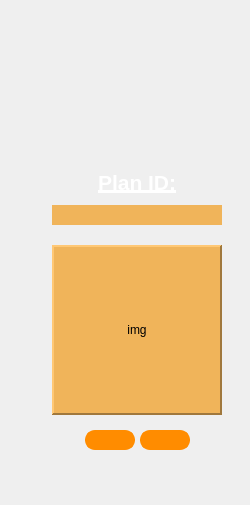
               <widget class="QFrame" name="frame_14">
                <property name="minimumSize">
                 <size>
                  <width>250</width>
                  <height>0</height>
                 </size>
                </property>
                <property name="maximumSize">
                 <size>
                  <width>200</width>
                  <height>16777215</height>
                 </size>
                </property>
                <property name="frameShape">
                 <enum>QFrame::NoFrame</enum>
                </property>
                <property name="frameShadow">
                 <enum>QFrame::Raised</enum>
                </property>
                <layout class="QVBoxLayout" name="verticalLayout_4">
                 <property name="spacing">
                  <number>0</number>
                 </property>
                 <property name="leftMargin">
                  <number>30</number>
                 </property>
                 <property name="topMargin">
                  <number>150</number>
                 </property>
                 <property name="rightMargin">
                  <number>5</number>
                 </property>
                 <property name="bottomMargin">
                  <number>0</number>
                 </property>
                 <item>
                  <widget class="QFrame" name="frame_23">
                   <property name="minimumSize">
                    <size>
                     <width>170</width>
                     <height>0</height>
                    </size>
                   </property>
                   <property name="maximumSize">
                    <size>
                     <width>16777215</width>
                     <height>16777215</height>
                    </size>
                   </property>
                   <property name="frameShape">
                    <enum>QFrame::NoFrame</enum>
                   </property>
                   <property name="frameShadow">
                    <enum>QFrame::Raised</enum>
                   </property>
                   <layout class="QVBoxLayout" name="verticalLayout_6">
                    <property name="spacing">
                     <number>10</number>
                    </property>
                    <property name="leftMargin">
                     <number>0</number>
                    </property>
                    <property name="topMargin">
                     <number>20</number>
                    </property>
                    <property name="rightMargin">
                     <number>0</number>
                    </property>
                    <property name="bottomMargin">
                     <number>20</number>
                    </property>
                    <item alignment="Qt::AlignHCenter">
                     <widget class="QLabel" name="label_23">
                      <property name="font">
                       <font>
                        <pointsize>16</pointsize>
                        <bold>true</bold>
                        <underline>true</underline>
                       </font>
                      </property>
                      <property name="styleSheet">
                       <string notr="true">color: rgb(255, 255, 255);</string>
                      </property>
                      <property name="text">
                       <string>Plan ID:</string>
                      </property>
                     </widget>
                    </item>
                    <item alignment="Qt::AlignHCenter">
                     <widget class="QLineEdit" name="line_planID">
                      <property name="sizePolicy">
                       <sizepolicy hsizetype="Preferred" vsizetype="Preferred">
                        <horstretch>0</horstretch>
                        <verstretch>0</verstretch>
                       </sizepolicy>
                      </property>
                      <property name="minimumSize">
                       <size>
                        <width>170</width>
                        <height>0</height>
                       </size>
                      </property>
                      <property name="maximumSize">
                       <size>
                        <width>200</width>
                        <height>16777215</height>
                       </size>
                      </property>
                      <property name="font">
                       <font>
                        <pointsize>11</pointsize>
                       </font>
                      </property>
                      <property name="styleSheet">
                       <string notr="true">background-color: rgb(240, 180, 90);</string>
                      </property>
                      <property name="frame">
                       <bool>false</bool>
                      </property>
                      <property name="cursorPosition">
                       <number>0</number>
                      </property>
                      <property name="alignment">
                       <set>Qt::AlignCenter</set>
                      </property>
                     </widget>
                    </item>
                   </layout>
                  </widget>
                 </item>
                 <item>
                  <widget class="QFrame" name="frame_24">
                   <property name="frameShape">
                    <enum>QFrame::NoFrame</enum>
                   </property>
                   <property name="frameShadow">
                    <enum>QFrame::Raised</enum>
                   </property>
                   <layout class="QHBoxLayout" name="horizontalLayout_26">
                    <property name="spacing">
                     <number>0</number>
                    </property>
                    <property name="leftMargin">
                     <number>0</number>
                    </property>
                    <property name="topMargin">
                     <number>0</number>
                    </property>
                    <property name="rightMargin">
                     <number>0</number>
                    </property>
                    <property name="bottomMargin">
                     <number>0</number>
                    </property>
                    <item>
                     <widget class="QLabel" name="label_profile">
                      <property name="minimumSize">
                       <size>
                        <width>170</width>
                        <height>170</height>
                       </size>
                      </property>
                      <property name="maximumSize">
                       <size>
                        <width>170</width>
                        <height>170</height>
                       </size>
                      </property>
                      <property name="styleSheet">
                       <string notr="true">background-color: rgb(240, 180, 90);</string>
                      </property>
                      <property name="frameShape">
                       <enum>QFrame::Panel</enum>
                      </property>
                      <property name="frameShadow">
                       <enum>QFrame::Raised</enum>
                      </property>
                      <property name="lineWidth">
                       <number>2</number>
                      </property>
                      <property name="text">
                       <string>img</string>
                      </property>
                      <property name="alignment">
                       <set>Qt::AlignCenter</set>
                      </property>
                     </widget>
                    </item>
                   </layout>
                  </widget>
                 </item>
                 <item>
                  <widget class="QFrame" name="frame_7">
                   <property name="minimumSize">
                    <size>
                     <width>0</width>
                     <height>50</height>
                    </size>
                   </property>
                   <property name="maximumSize">
                    <size>
                     <width>16777215</width>
                     <height>16777215</height>
                    </size>
                   </property>
                   <property name="frameShape">
                    <enum>QFrame::NoFrame</enum>
                   </property>
                   <property name="frameShadow">
                    <enum>QFrame::Plain</enum>
                   </property>
                   <layout class="QHBoxLayout" name="horizontalLayout_3" stretch="0,0,0,0">
                    <property name="spacing">
                     <number>5</number>
                    </property>
                    <property name="leftMargin">
                     <number>0</number>
                    </property>
                    <property name="topMargin">
                     <number>0</number>
                    </property>
                    <property name="rightMargin">
                     <number>0</number>
                    </property>
                    <property name="bottomMargin">
                     <number>0</number>
                    </property>
                    <item>
                     <spacer name="horizontalSpacer_2">
                      <property name="orientation">
                       <enum>Qt::Horizontal</enum>
                      </property>
                      <property name="sizeHint" stdset="0">
                       <size>
                        <width>5</width>
                        <height>20</height>
                       </size>
                      </property>
                     </spacer>
                    </item>
                    <item>
                     <widget class="QPushButton" name="push_profile_add">
                      <property name="sizePolicy">
                       <sizepolicy hsizetype="Preferred" vsizetype="Preferred">
                        <horstretch>0</horstretch>
                        <verstretch>0</verstretch>
                       </sizepolicy>
                      </property>
                      <property name="minimumSize">
                       <size>
                        <width>50</width>
                        <height>0</height>
                       </size>
                      </property>
                      <property name="maximumSize">
                       <size>
                        <width>100</width>
                        <height>20</height>
                       </size>
                      </property>
                      <property name="styleSheet">
                       <string notr="true">QPushButton {
    background-color: rgb(255, 140, 0);  /* Semi-transparent white */
    color: white;                                /* White text */
    border: 2px solid rgb(255, 140, 0);  /* Semi-transparent border */
    border-radius: 10px;                         /* Rounded corners */
    font: 14px;                                  /* Font size */
                        /* Padding */
}

QPushButton:hover {
    background-color: rgb(200, 100, 0);  /* Slightly less transparent */
}

QPushButton:pressed {
    background-color: rgb(255, 140, 0);  /* Even less transparent */
    border: 2px solid rgb(255, 140, 0);  /* Match border to pressed color */
}
</string>
                      </property>
                      <property name="text">
                       <string/>
                      </property>
                      <property name="icon">
                       <iconset>
                        <normaloff>resources/icons/user-plus.svg</normaloff>resources/icons/user-plus.svg</iconset>
                      </property>
                      <property name="flat">
                       <bool>false</bool>
                      </property>
                     </widget>
                    </item>
                    <item>
                     <widget class="QPushButton" name="push_profile_remove">
                      <property name="sizePolicy">
                       <sizepolicy hsizetype="Preferred" vsizetype="Preferred">
                        <horstretch>0</horstretch>
                        <verstretch>0</verstretch>
                       </sizepolicy>
                      </property>
                      <property name="minimumSize">
                       <size>
                        <width>50</width>
                        <height>0</height>
                       </size>
                      </property>
                      <property name="maximumSize">
                       <size>
                        <width>100</width>
                        <height>20</height>
                       </size>
                      </property>
                      <property name="styleSheet">
                       <string notr="true">QPushButton {
    background-color: rgb(255, 140, 0);  /* Semi-transparent white */
    color: white;                                /* White text */
    border: 2px solid rgb(255, 140, 0);  /* Semi-transparent border */
    border-radius: 10px;                         /* Rounded corners */
    font: 14px;                                  /* Font size */
                        /* Padding */
}

QPushButton:hover {
    background-color: rgb(200, 100, 0);  /* Slightly less transparent */
}

QPushButton:pressed {
    background-color: rgb(255, 140, 0);  /* Even less transparent */
    border: 2px solid rgb(255, 140, 0);  /* Match border to pressed color */
}
</string>
                      </property>
                      <property name="text">
                       <string/>
                      </property>
                      <property name="icon">
                       <iconset>
                        <normaloff>resources/icons/user-x.svg</normaloff>resources/icons/user-x.svg</iconset>
                      </property>
                     </widget>
                    </item>
                    <item>
                     <spacer name="horizontalSpacer_3">
                      <property name="orientation">
                       <enum>Qt::Horizontal</enum>
                      </property>
                      <property name="sizeHint" stdset="0">
                       <size>
                        <width>5</width>
                        <height>20</height>
                       </size>
                      </property>
                     </spacer>
                    </item>
                   </layout>
                  </widget>
                 </item>
                 <item>
                  <spacer name="verticalSpacer_3">
                   <property name="orientation">
                    <enum>Qt::Vertical</enum>
                   </property>
                   <property name="sizeHint" stdset="0">
                    <size>
                     <width>20</width>
                     <height>40</height>
                    </size>
                   </property>
                  </spacer>
                 </item>
                </layout>
               </widget>
